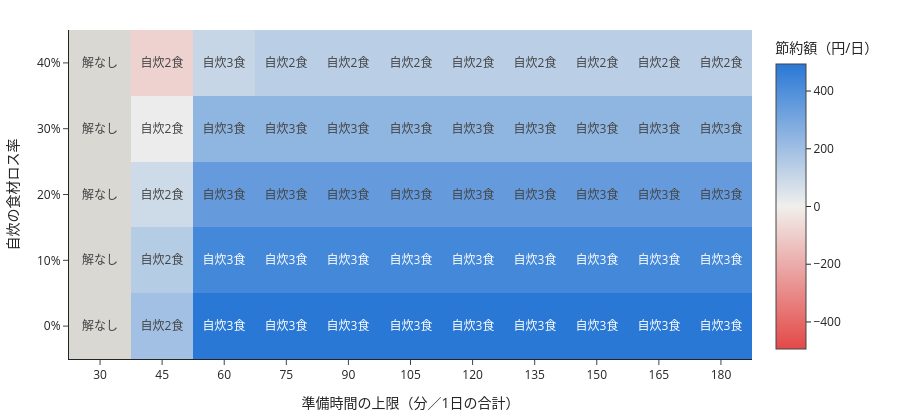

The notebook cell this image was saved under:
### Markdown cell above
### ロス率 × 準備時間のヒートマップ

### Code cell
# 実行時間を測るための標準ライブラリ
import time
t0 = time.perf_counter()  # 開始時刻
# ロス率 × 準備時間の全組み合わせで最適化を回す
grid = loss_prep_grid(meals_slot, BUDGET, PREP_GRID, LOSS_GRID, target)
# 組み合わせ数と所要時間（実データでも測る。長ければグリッドの刻みを粗くする）
print(f"{len(grid)}通りで {time.perf_counter() - t0:.2f}秒")
# ヒートマップ（最後の式の値がセルに表示される）
plot_heatmap(grid)

### Figure 1 — Plotly figure (JSON) as saved in the notebook; plotly's stock layout.template omitted (floating-point values rounded to 4 significant figures)
{"data": [{"colorbar": {"title": {"text": "節約額（円/日）"}}, "colorscale": [[0, "#e34948"], [0.5, "#f0efec"], [1, "#2a78d6"]], "hoverinfo": "text", "hoverongaps": false, "hovertext": [["ロス率 0%／上限 30分<br>解なし", "ロス率 0%／上限 45分<br>saving_per_day: 194<br>自炊2食", "ロス率 0%／上限 60分<br>saving_per_day: 494<br>自炊3食", "ロス率 0%／上限 75分<br>saving_per_day: 494<br>自炊3食", "ロス率 0%／上限 90分<br>saving_per_day: 494<br>自炊3食", "ロス率 0%／上限 105分<br>saving_per_day: 494<br>自炊3食", "ロス率 0%／上限 120分<br>saving_per_day: 494<br>自炊3食", "ロス率 0%／上限 135分<br>saving_per_day: 494<br>自炊3食", "ロス率 0%／上限 150分<br>saving_per_day: 494<br>自炊3食", "ロス率 0%／上限 165分<br>saving_per_day: 494<br>自炊3食", "ロス率 0%／上限 180分<br>saving_per_day: 494<br>自炊3食"], ["ロス率 10%／上限 30分<br>解なし", "ロス率 10%／上限 45分<br>saving_per_day: 147<br>自炊2食", "ロス率 10%／上限 60分<br>saving_per_day: 429<br>自炊3食", "ロス率 10%／上限 75分<br>saving_per_day: 429<br>自炊3食", "ロス率 10%／上限 90分<br>saving_per_day: 429<br>自炊3食", "ロス率 10%／上限 105分<br>saving_per_day: 429<br>自炊3食", "ロス率 10%／上限 120分<br>saving_per_day: 429<br>自炊3食", "ロス率 10%／上限 135分<br>saving_per_day: 429<br>自炊3食", "ロス率 10%／上限 150分<br>saving_per_day: 429<br>自炊3食", "ロス率 10%／上限 165分<br>saving_per_day: 429<br>自炊3食", "ロス率 10%／上限 180分<br>saving_per_day: 429<br>自炊3食"], ["ロス率 20%／上限 30分<br>解なし", "ロス率 20%／上限 45分<br>saving_per_day: 88<br>自炊2食", "ロス率 20%／上限 60分<br>saving_per_day: 347<br>自炊3食", "ロス率 20%／上限 75分<br>saving_per_day: 347<br>自炊3食", "ロス率 20%／上限 90分<br>saving_per_day: 347<br>自炊3食", "ロス率 20%／上限 105分<br>saving_per_day: 347<br>自炊3食", "ロス率 20%／上限 120分<br>saving_per_day: 347<br>自炊3食", "ロス率 20%／上限 135分<br>saving_per_day: 347<br>自炊3食", "ロス率 20%／上限 150分<br>saving_per_day: 347<br>自炊3食", "ロス率 20%／上限 165分<br>saving_per_day: 347<br>自炊3食", "ロス率 20%／上限 180分<br>saving_per_day: 347<br>自炊3食"], ["ロス率 30%／上限 30分<br>解なし", "ロス率 30%／上限 45分<br>saving_per_day: 13<br>自炊2食", "ロス率 30%／上限 60分<br>saving_per_day: 242<br>自炊3食", "ロス率 30%／上限 75分<br>saving_per_day: 242<br>自炊3食", "ロス率 30%／上限 90分<br>saving_per_day: 242<br>自炊3食", "ロス率 30%／上限 105分<br>saving_per_day: 242<br>自炊3食", "ロス率 30%／上限 120分<br>saving_per_day: 242<br>自炊3食", "ロス率 30%／上限 135分<br>saving_per_day: 242<br>自炊3食", "ロス率 30%／上限 150分<br>saving_per_day: 242<br>自炊3食", "ロス率 30%／上限 165分<br>saving_per_day: 242<br>自炊3食", "ロス率 30%／上限 180分<br>saving_per_day: 242<br>自炊3食"], ["ロス率 40%／上限 30分<br>解なし", "ロス率 40%／上限 45分<br>saving_per_day: -87<br>自炊2食", "ロス率 40%／上限 60分<br>saving_per_day: 103<br>自炊3食", "ロス率 40%／上限 75分<br>saving_per_day: 136<br>自炊2食", "ロス率 40%／上限 90分<br>saving_per_day: 136<br>自炊2食", "ロス率 40%／上限 105分<br>saving_per_day: 136<br>自炊2食", "ロス率 40%／上限 120分<br>saving_per_day: 136<br>自炊2食", "ロス率 40%／上限 135分<br>saving_per_day: 136<br>自炊2食", "ロス率 40%／上限 150分<br>saving_per_day: 136<br>自炊2食", "ロス率 40%／上限 165分<br>saving_per_day: 136<br>自炊2食", "ロス率 40%／上限 180分<br>saving_per_day: 136<br>自炊2食"]], "text": [["解なし", "自炊2食", "自炊3食", "自炊3食", "自炊3食", "自炊3食", "自炊3食", "自炊3食", "自炊3食", "自炊3食", "自炊3食"], ["解なし", "自炊2食", "自炊3食", "自炊3食", "自炊3食", "自炊3食", "自炊3食", "自炊3食", "自炊3食", "自炊3食", "自炊3食"], ["解なし", "自炊2食", "自炊3食", "自炊3食", "自炊3食", "自炊3食", "自炊3食", "自炊3食", "自炊3食", "自炊3食", "自炊3食"], ["解なし", "自炊2食", "自炊3食", "自炊3食", "自炊3食", "自炊3食", "自炊3食", "自炊3食", "自炊3食", "自炊3食", "自炊3食"], ["解なし", "自炊2食", "自炊3食", "自炊2食", "自炊2食", "自炊2食", "自炊2食", "自炊2食", "自炊2食", "自炊2食", "自炊2食"]], "texttemplate": "%{text}", "type": "heatmap", "x": ["30", "45", "60", "75", "90", "105", "120", "135", "150", "165", "180"], "y": ["0%", "10%", "20%", "30%", "40%"], "z": [[NaN, 193.7, 493.7, 493.7, 493.7, 493.7, 493.7, 493.7, 493.7, 493.7, 493.7], [NaN, 146.9, 428.6, 428.6, 428.6, 428.6, 428.6, 428.6, 428.6, 428.6, 428.6], [NaN, 88.38, 347.1, 347.1, 347.1, 347.1, 347.1, 347.1, 347.1, 347.1, 347.1], [NaN, 13.14, 242.4, 242.4, 242.4, 242.4, 242.4, 242.4, 242.4, 242.4, 242.4], [NaN, -87.17, 102.8, 135.8, 135.8, 135.8, 135.8, 135.8, 135.8, 135.8, 135.8]], "zmid": 0}], "layout": {"height": 420, "margin": {"b": 40, "l": 60, "r": 20, "t": 30}, "plot_bgcolor": "#d9d8d3", "xaxis": {"title": {"text": "準備時間の上限（分／1日の合計）"}, "type": "category"}, "yaxis": {"title": {"text": "自炊の食材ロス率"}, "type": "category"}}}
